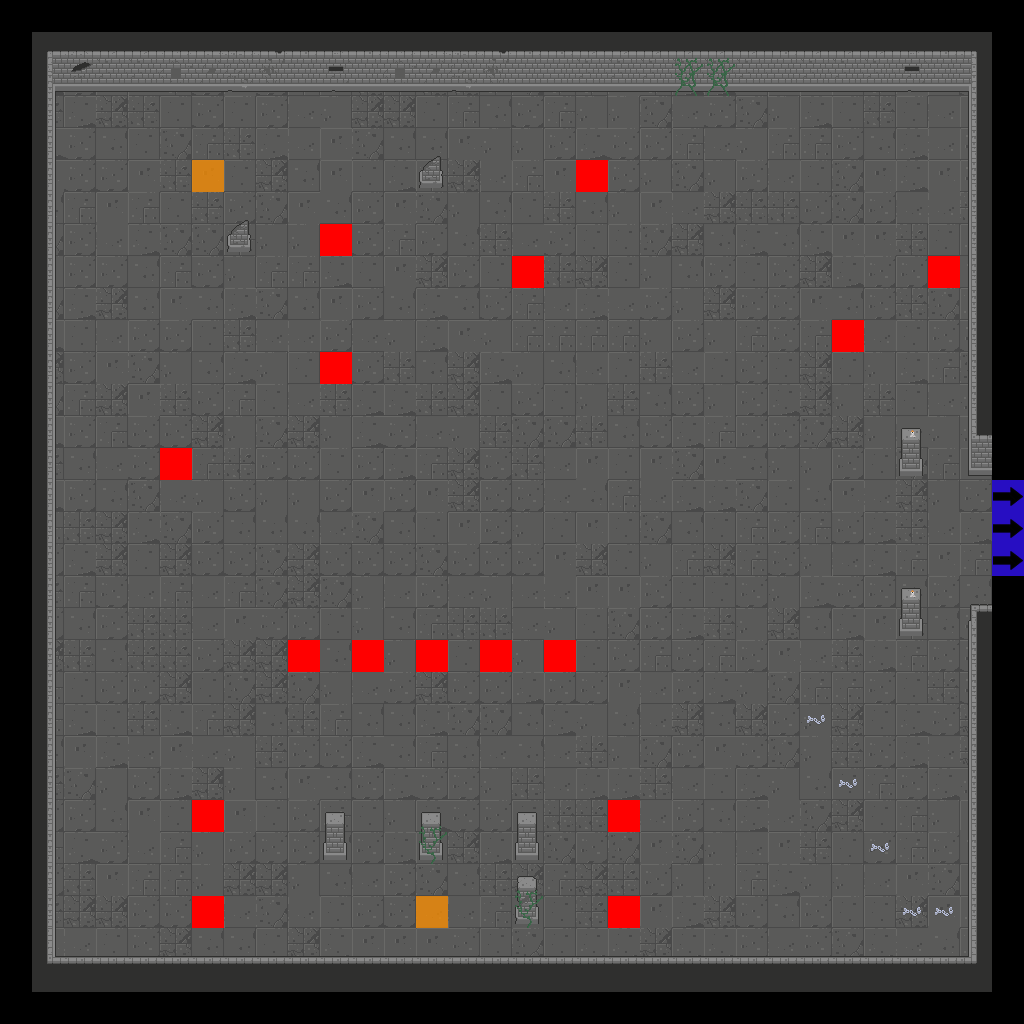

This game map was drawn from its Tiled (.tmx) file and the tilesets committed beside it. A one-line description and the trimmed map source follow:
An orthogonal 32x32 tile map with 32x32 px tiles, 7 tile layers (Floor, Walls, Doors, Pillars, ...), 2 tilesets.

<map version="1.2" tiledversion="2019.04.18" orientation="orthogonal" renderorder="right-down" width="32" height="32" tilewidth="32" tileheight="32" infinite="0" nextlayerid="22" nextobjectid="1">
 <tileset firstgid="1" source="Dungeon_Tileset_2.tsx" />
 <tileset firstgid="321" source="flags.tsx" />
 <layer id="15" name="Floor" width="32" height="32">
  <data>[1024 cells, 900 non-empty, 12 distinct tile ids]</data>
 </layer>
 <layer id="16" name="Walls" width="32" height="32">
  <data>[1024 cells, 173 non-empty, 33 distinct tile ids]</data>
 </layer>
 <layer id="17" name="Doors" width="32" height="32">
  <data>[1024 cells, 0 non-empty, 0 distinct tile ids]</data>
 </layer>
 <layer id="18" name="Pillars" width="32" height="32">
  <data>[1024 cells, 16 non-empty, 6 distinct tile ids]</data>
 </layer>
 <layer id="19" name="Candles" width="32" height="32">
  <data>[1024 cells, 2 non-empty, 1 distinct tile ids]</data>
 </layer>
 <layer id="20" name="Debris" width="32" height="32">
  <data>[1024 cells, 13 non-empty, 5 distinct tile ids]</data>
 </layer>
 <layer id="21" name="Flags" width="32" height="32">
  <data>[1024 cells, 21 non-empty, 3 distinct tile ids]</data>
 </layer>
</map>
